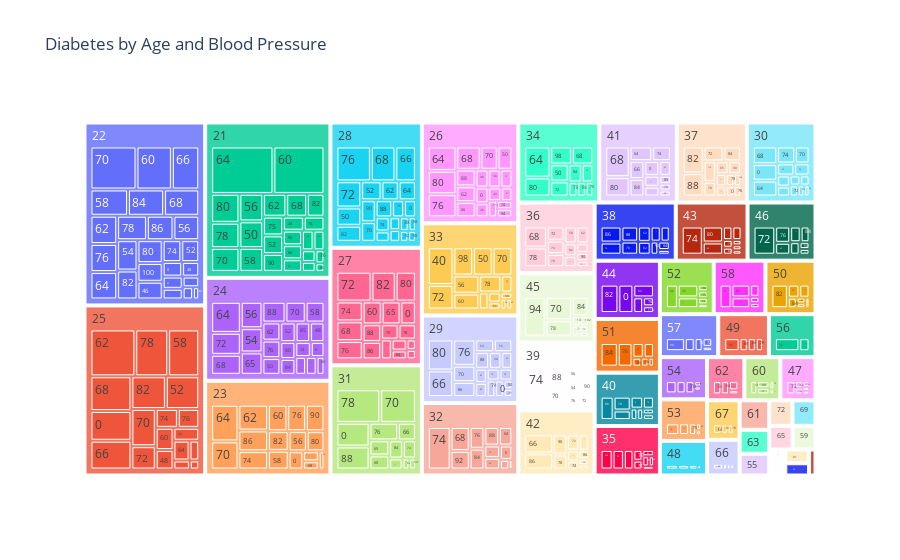

Here is the notebook cell this chart was saved with:
### Code cell
px.treemap(df, path=['Age','BloodPressure'], values='DiabetesPedigreeFunction', title='Diabetes by Age and Blood Pressure')

### Figure 1 — Plotly figure (JSON) as saved in the notebook; plotly's stock layout.template omitted (floating-point values rounded to 4 significant figures; data arrays with more than 128 entries replaced by an {"elided": "..."} marker saying what was removed)
{"data": [{"branchvalues": "total", "domain": {"x": [0, 1], "y": [0, 1]}, "hovertemplate": "labels=%{label}<br>DiabetesPedigreeFunction=%{value}<br>parent=%{parent}<br>id=%{id}<extra></extra>", "ids": {"elided": "520 str values"}, "labels": {"elided": "520 str values"}, "name": "", "parents": {"elided": "520 str values"}, "type": "treemap", "values": {"elided": "520 float values"}}], "layout": {"legend": {"tracegroupgap": 0}, "title": {"text": "Diabetes by Age and Blood Pressure"}}}
